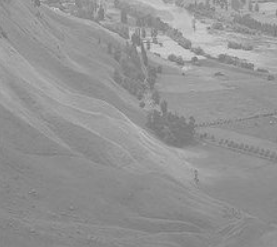
#> input picture assets/wiki.png, 277 x 247 px
$ python '直方图-2：直方图均衡.py'
#> lines starting #> are read from the running program, lines starting #| are printed output that depends on the picture
import cv2 as cv
import numpy as np
from matplotlib import pyplot as plt

img = cv.imread('../assets/wiki.png', cv.IMREAD_GRAYSCALE)
#> img is the input picture: shape (247, 277); min 113, max 210, mean 147.5

# 即使图像是一个较暗的图像(而不是我们使用的一个较亮的图像)，经过均衡后，我们将得到几乎相同的图像
# 直方图均衡
equ = cv.equalizeHist(img)
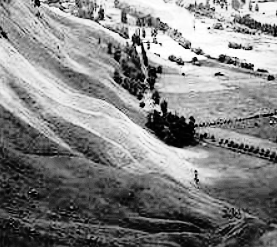
#> equ: shape (247, 277); min 0, max 255, mean 130.7
res = np.hstack((img, equ))  # stacking images side-by-side
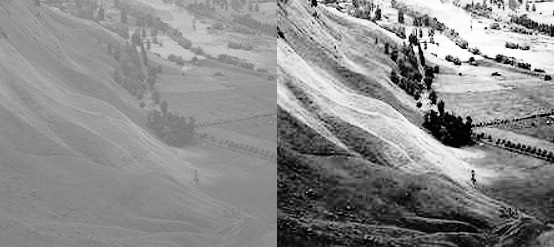
#> res: shape (247, 554); min 0, max 255, mean 139.1
cv.imshow("res", res)
cv.waitKey()
cv.destroyAllWindows()

# CLAHE（对比度受限的自适应直方图均衡）
clahe = cv.createCLAHE(clipLimit=2.0, tileGridSize=(8,8))
cl1 = clahe.apply(img)
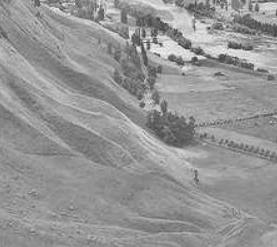
#> cl1: shape (247, 277); min 59, max 240, mean 148.8
res = np.hstack((img, cl1))
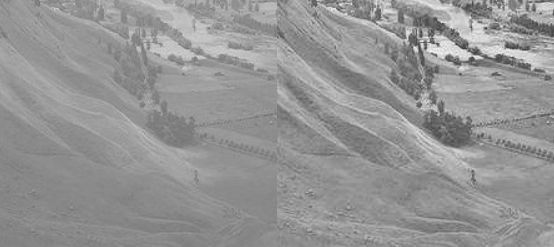
#> res: shape (247, 554); min 59, max 240, mean 148.2
cv.imshow("res", res)
cv.waitKey()
cv.destroyAllWindows()
